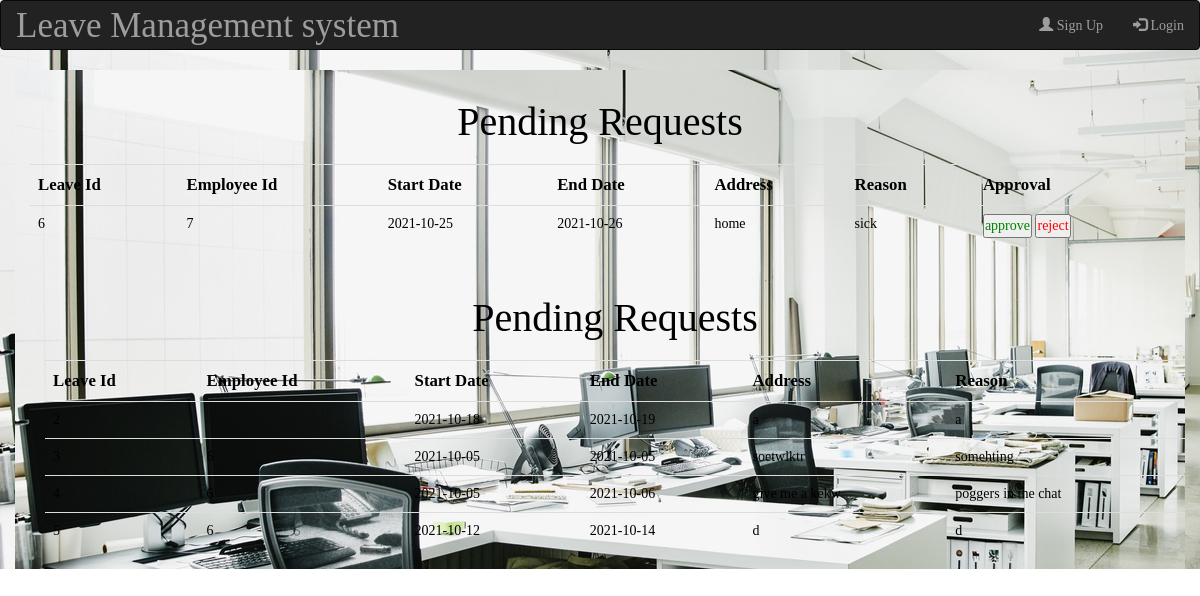
The page /php/adminDashboard.php on the database its author committed.
### tables this page shows
CREATE TABLE `request` (
  `Leave_ID` int(10) NOT NULL,
  `Employee_ID` int(10) DEFAULT NULL,
  `Start_Date` date NOT NULL,
  `End_Date` date NOT NULL,
  `Location` varchar(30) NOT NULL,
  `Reason` varchar(255) NOT NULL,
  `Status` varchar(20) NOT NULL DEFAULT 'pending'
);

### php/adminDashboard.php (the view, shortened to what this page needs)
<!DOCTYPE html>
<html lang="en">
<head>
        <link rel="stylesheet" href="login.css">
        <link rel="stylesheet" href="https://maxcdn.bootstrapcdn.com/bootstrap/3.4.1/css/bootstrap.min.css">
</head>
<body>
    <div class="ad"  style="background-image: url(../Leave_Management/img/office.jpg);">
   <nav class="navbar navbar-inverse height: 60px;">
            <div class="container-fluid">
                <div class="navbar-header">
                    <a href='login.html' class="navbar-brand" style="font-size: 35px;" >Leave Management system</a>
                </div>
                 <ul class="nav navbar-nav navbar-right">
                    <li><a href="#"><span class="glyphicon glyphicon-user"></span> Sign Up</a></li>
                    <li><a href="#"><span class="glyphicon glyphicon-log-in"></span> Login</a></li>
                </ul>
            </div>
        </nav>
<?php
  include_once 'connect.php';
  $sql = "SELECT * FROM request WHERE Status='pending';";
$result = $conn->query($sql);
echo "
    <div class='container' id='full'  style='background-image: url(../Leave_Management/img/office.jpg);'>
        <h1 style='color: black;'>Pending Requests</h1>
        <table class='table' style='color: black;'>
            <tr style='font-size: larger;'>
                <th  class='col'>Leave Id</th>
                <th  class='col'>Employee Id</th>
                <th class='col'>Start Date</th>
                <th class='col'>End Date</th>
                <th class='col'>Address</th>
                <th class='col'>Reason</th>
                <th class='col'>Approval</th>
            </tr>
            <form method='post' >
";
if ($result->num_rows > 0) {
    while($row = $result->fetch_assoc()) {
        echo "<tr><td class='col' style='color: black;'>".$row["Leave_ID"]."</td><td class='col' style='color: black;'>".$row["Employee_ID"]."</td><td class='col' style='color: black;'>".$row["Start_Date"]."</td>
        <td class='col' style='color: black;'>".$row["End_Date"]."</td><td class='col' style='color: black;'>".$row["Location"]."</td><td class='col' style='color: black;'>".$row["Reason"]."</td>
        <td style='color: black;'>
<button value='".$row['Leave_ID']."' id='approvebtn' style='color: green;'>approve</button>
<button value='".$row['Leave_ID']."' id='rejectbtn' style='color: red;'>reject</button>
        </td>
        ";
    }
  } else {
    echo "0 results";
  }
  echo "</form></table>";
  $sql = "SELECT * FROM request ;";
$result = $conn->query($sql);
echo "
    <div class='container' id='full'>
        <h1 style='color: black;'>Pending Requests</h1>
        <table class='table' style='color: black;'>
            <tr style='font-size: larger; color: black;'>
                <th  class='col'>Leave Id</th>
                <th  class='col'>Employee Id</th>
                <th class='col'>Start Date</th>
                <th class='col'>End Date</th>
                <th class='col'>Address</th>
                <th class='col'>Reason</th>
            </tr>
            <form method='post' >
";
if ($result->num_rows > 0) {
    while($row = $result->fetch_assoc()) {
        if ($row["Status"]!="pending")
        {
        echo "<tr><td class='col'>".$row["Leave_ID"]."</td><td class='col'>".$row["Employee_ID"]."</td><td class='col'>".$row["Start_Date"]."</td>
        <td class='col'>".$row["End_Date"]."</td><td class='col'>".$row["Location"]."</td><td class='col'>".$row["Reason"]."</td>
        ";
}
    }
  } else {
    echo "0 results";
  }
  echo "</form></table>"
?>
    </div>
    </div>
</body>
</html>

### login.css (style rules this page uses)
* { padding : 0; margin : 0; font-family : sans_serif; }
nav { height: 50px; background-color: black; color: white; place-self: front; }
body h1 { text-align: center; padding-top: 10px; padding-bottom: 10px; font-size: 40px; }

### rows shown on the page
request: Leave_ID "6", Employee_ID "7", Start_Date "2021-10-25", End_Date "2021-10-26", Location "home", Reason "sick"
request: Start_Date "2021-10-18", End_Date "2021-10-19", Location "a", Reason "a"
request: Start_Date "2021-10-05", End_Date "2021-10-05", Location "soetwlktr", Reason "somehting"
request: Employee_ID "6", Start_Date "2021-10-05", End_Date "2021-10-06", Location "give me a kekw", Reason "poggers in the chat"
request: Leave_ID "5", Employee_ID "6", Start_Date "2021-10-12", End_Date "2021-10-14", Location "d", Reason "d"
